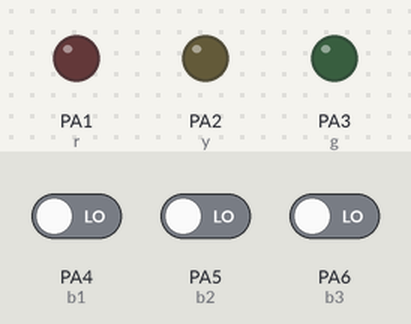
Simulated run of this sketch. Board: STM32 Blue Pill. Shown: output pins drawn as LEDs (lit = HIGH). Dashed ring = blinking. Inputs (shaded band) come from the test bench; at power-on: PA4 (b1) LOW, PA5 (b2) LOW, PA6 (b3) LOW.

Above: at 1.2 s.
1.3 s: PA4 (b1) driven HIGH
At 2.2 s:
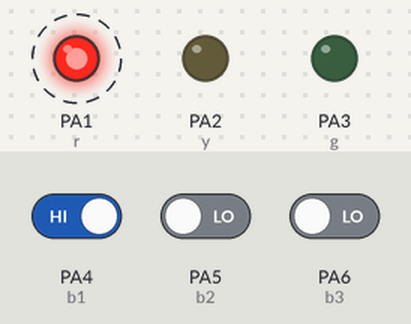
4.3 s: PA5 (b2) driven HIGH
At 6.4 s:
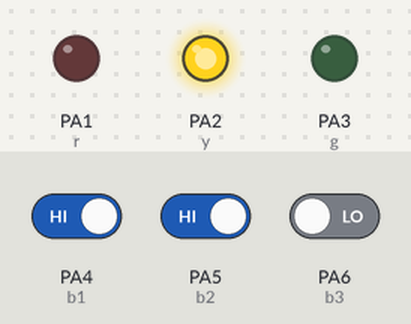
7.3 s: PA6 (b3) driven HIGH
At 9.9 s:
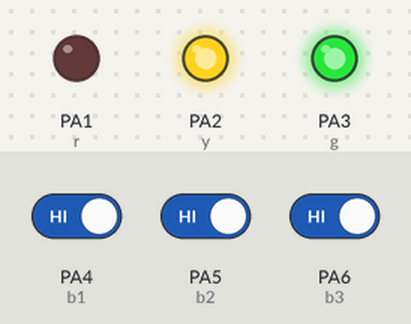
10.3 s: PA5 (b2) driven LOW and PA6 (b3) driven LOW
At 11.7 s:
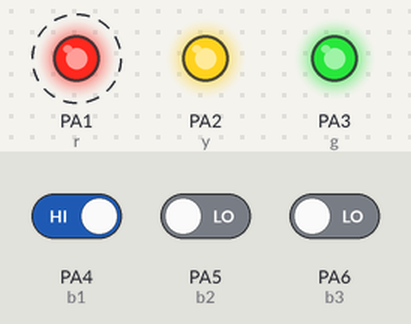
13.3 s: PA4 (b1) driven LOW
At 14.5 s:
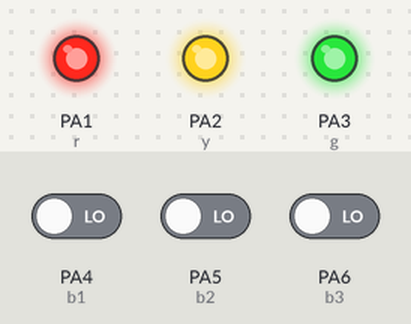
Timing chart, 0 to 15.8 s (numbered marks = the images above; inputs shaded):
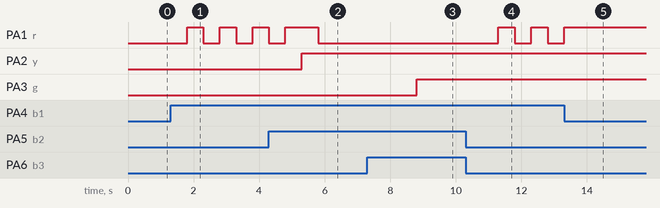

The sketch:

hold_button_pa_iwan.ino
```cpp
int r = PA1;
int y = PA2;
int g = PA3;

int b1 = PA4;
int b2 = PA5;
int b3 = PA6;

int x = 1000;
int d = 350;

int state1 = 0;
int oldstate1 = 0;
int led1 = 0;

int state2 = 0;
int oldstate2 = 0;
int led2 = 0;

int state3 = 0;
int oldstate3 = 0;
int led3 = 0;

void setup() {
  // put your setup code here, to run once:
  pinMode(r, OUTPUT);
  pinMode(y, OUTPUT);
  pinMode(g, OUTPUT);

  pinMode(b1, INPUT);
  pinMode(b2, INPUT);
  pinMode(b3, INPUT);

}

void loop() {
  // put your main code here, to run repeatedly:
  state1 = digitalRead(b1);
  state2 = digitalRead(b2);
  state3 = digitalRead(b3);

  if(oldstate1 == 0 && state1 == 1){
        delay(500);
        digitalWrite(r, HIGH);
        oldstate1=1;
   }else if(oldstate1 == 1 && state1 == 1){
        delay(500);
        digitalWrite(r, LOW);
        oldstate1=0;
   }

  if(oldstate2 == 0 && state2 == 1){
        delay(500);
        digitalWrite(y, HIGH);
        oldstate1=1;
  }else if(oldstate2 == 1 && state2 == 1){
        delay(500);
        digitalWrite(y, LOW);
        oldstate1=0;
      }

  if(oldstate3 == 0 && state3 == 1){
        delay(500);
        digitalWrite(g, HIGH);
        oldstate1=1;
   }else if(oldstate3 == 1 && state3 == 1){
        delay(500);
        digitalWrite(g, LOW);
        oldstate1=0;
      }

}
```

Measured:
- after the input at 1.3 s, PA1 (r): alternates HIGH for 0.50 s and LOW for 0.50 s, starting after 0.50 s
- after the input at 4.3 s, PA2 (y): LOW → HIGH after 1.0 s
- after the input at 7.3 s, PA3 (g): LOW → HIGH after 1.5 s
- after the input at 10.3 s, PA1 (r): alternates HIGH for 0.50 s and LOW for 0.50 s, starting after 1.0 s
- after the input at 13.3 s, PA1 (r): goes on until 13.3 s, then stays HIGH
